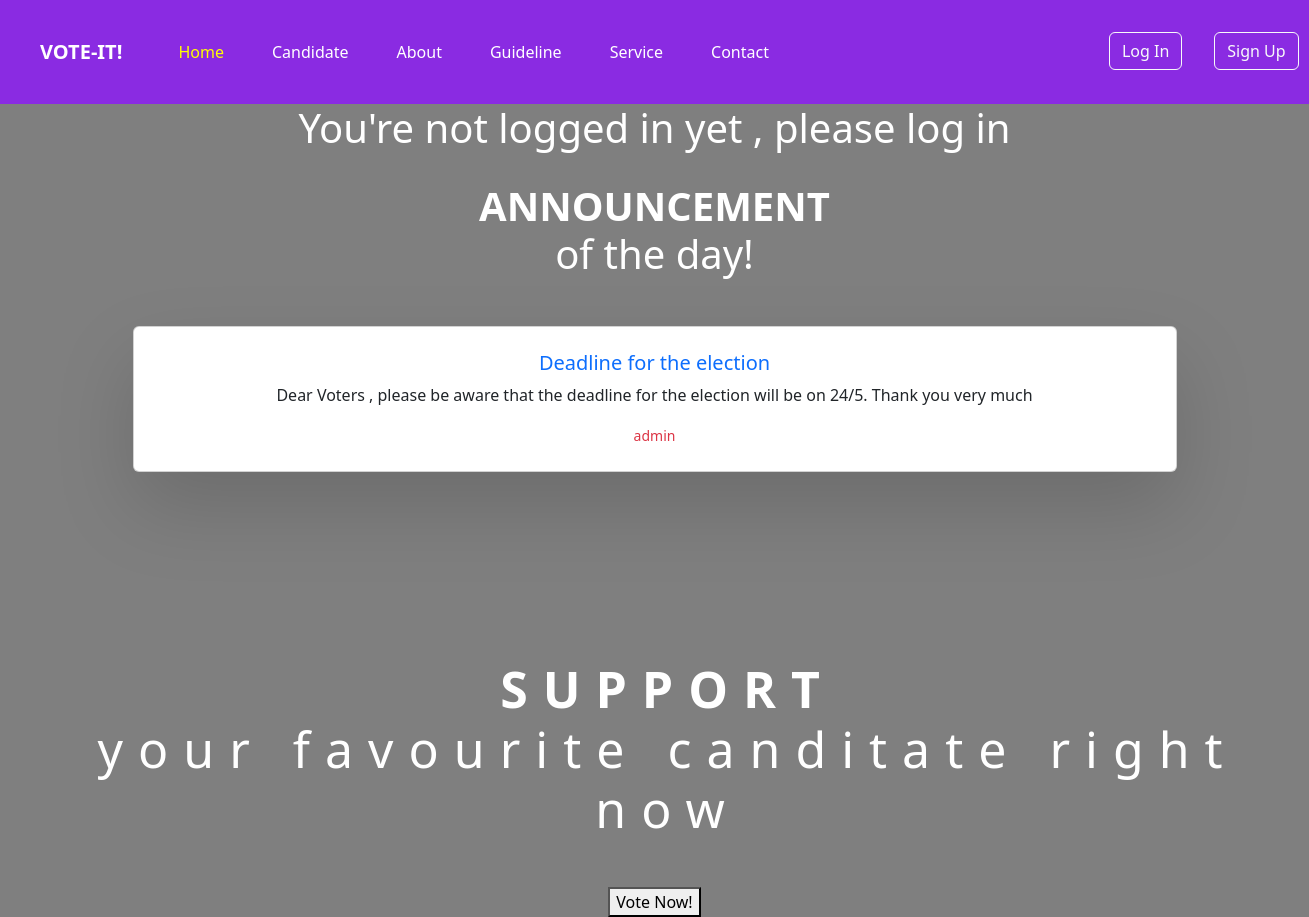
Page /home on the earlier database version.
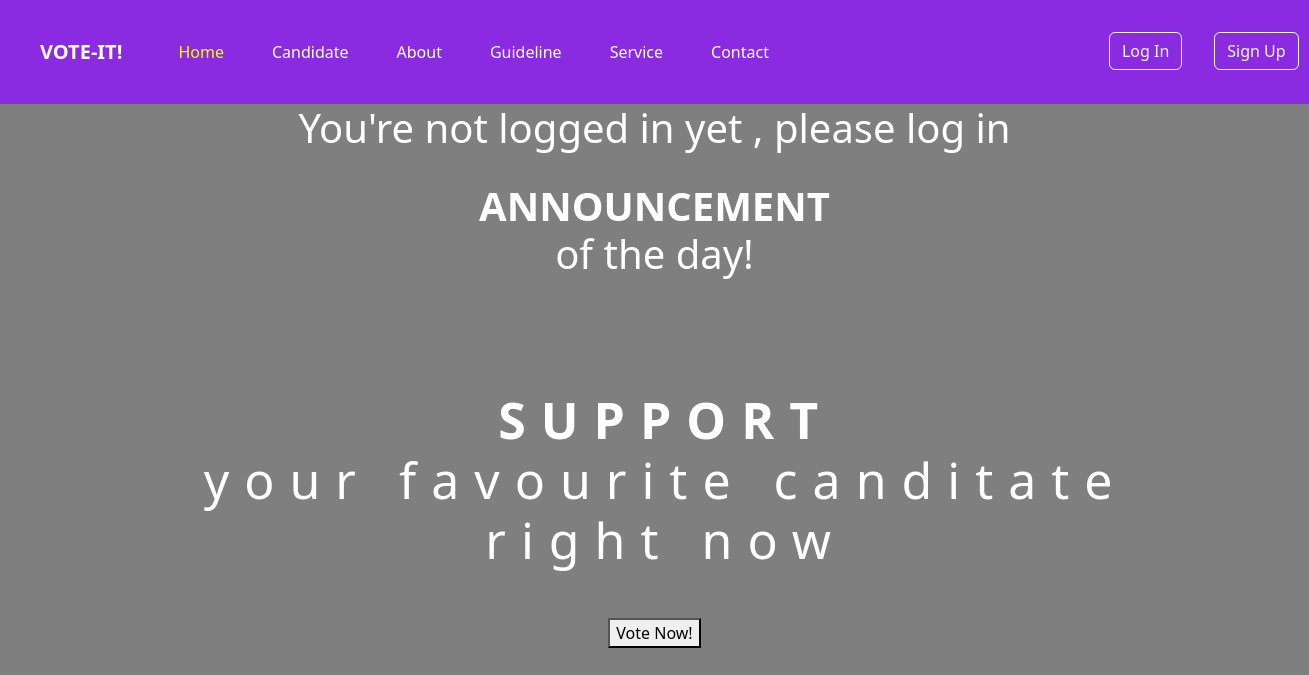
Same page on the later database version.
### application/models.py (models this page shows, shortened)
class Announcement(db.Model , UserMixin):
       id = db.Column(db.Integer , primary_key = True)
       titles = db.Column(db.String(500) , unique = True , nullable = False)
       createdAt = db.Column(db.DateTime(timezone=True) , server_default=func.now())
       description = db.Column(db.Text, nullable = False)
       user_id = db.Column(db.Integer , db.ForeignKey('user.id') , nullable = False)

### application/routes.py (the view)
@app.route('/')
@app.route('/home')
def home():
    announcements = Announcement.query.all()
    return render_template('home.html' , announcements = announcements )

### application/templates/home.html (shortened to what this page needs)
<!DOCTYPE html>
<html lang="en">
<head>
    <link rel="stylesheet" href="../static/styles.css" >
    <link href="https://cdn.jsdelivr.net/npm/bootstrap@5.2.3/dist/css/bootstrap.min.css" rel="stylesheet">
</head>
<body class="home-pageWallpaper">
    <nav id="navbarBackground" class="navbar navbar-expand-lg ">
        <div class="container-fluid p-4">
          <a id="title" class="navbar-brand px-3" href="#">VOTE-IT!</a>
            <div class="collapse navbar-collapse "  id="navbarSupportedContent">
                <ul  class="navbar-nav me-auto mb-2 mb-lg-0 ">
                    <li id="navSections" class="nav-item px-3">
                        <a style="color: yellow;" id="Navlink" class="nav-link active" href="{{url_for('home')}}">Home</a>
                      </li>
                      <li id="navSections" class="nav-item px-3">
                        <a  id="Navlink" class="nav-link" href="{{url_for('candidates')}}">Candidate</a>
                      </li>
                      <li id="navSections" class="nav-item px-3">
                        <a  id="Navlink" class="nav-link" href="{{url_for('about')}}">About</a>
                      </li>
                      <li id="navSections" class="nav-item px-3 ">
                        <a  id="Navlink" class="nav-link" href="{{url_for('guidelines')}}" role="button" >
                          Guideline
                        </a>
                      </li>
                       <li id="navSections" class="nav-item px-3">
                        <a id="Navlink" class="nav-link" href="{{url_for('service')}}">Service</a>
                      </li>
                      <li id="navSections" class="nav-item px-3">
                        <a  id="Navlink" class="nav-link" href="{{url_for('contact')}}">Contact</a>
                      </li>
                      {% if current_user.is_authenticated %}
                      <li id="navSections" class="nav-item px-3">
                         <button id="CurrentUserProfile" type="button" class="btn btn-primary" data-bs-toggle="modal" data-bs-target="#exampleModal">
                          {{ current_user.username }}
                         </button>
                  <div class="modal fade" id="exampleModal" tabindex="-1" aria-labelledby="exampleModalLabel" aria-hidden="true">
                   <div class="modal-dialog">
                     <div class="modal-content">
                       <div class="modal-header">
                          <h1 class="modal-title fs-5" id="exampleModalLabel">User Profile</h1>
                            <button type="button" class="btn-close" data-bs-dismiss="modal" aria-label="Close"></button>
                               </div>
                                  <div class="modal-body">
                                     <p>Username :   {{ current_user.username }}</p>
                                     <p> Email : {{ current_user.email }}</p>
                                     <p>Role : <a class="text-success" style="text-decoration: none;">Student</a> </p>
                                  </div>
                                  <div class="modal-footer">
                                       <a href="{{url_for('profile')}}"><button type="button" class="btn btn-secondary" data-bs-dismiss="modal">View Profile</button></a>
                                      <a href="{{url_for('logout')}}"> <button type="button" class="btn btn-primary">Logout</button></a>
                                  </div>
                             </div>
                          </div>
                      </div>
                      </li>
                      {% else %}
                      <li id="navSections" class="nav-item px-3">
                          <a href="{{url_for('login')}}"><button class="btn btn-outline-light" style="position: relative; left: 300px; ">Log In</button></a>
                      </li>
                      <li id="navSections" class="nav-item px-3">
                          <a href="{{url_for('register')}}"><button class="btn btn-outline-light" style="position: relative; left: 300px; ">Sign Up</button></a>
                      </li>
                      {% endif %}
                    </ul>
            </div>
        </div>
    </nav>
   <div class="container">
    <div class="text-center">
      {% if current_user.is_authenticated %}
        <h1 class="text-white p-4"> Hello {{ current_user.username }}</h1>
      {% else %}
        <h1 class="text-white">You're not logged in yet , please log in</h1>
      {% endif %}
        <h1 class="announcement text-white text-center"><b>ANNOUNCEMENT</b><br>of the day!</h1>
        {% for announcement in announcements %}
        <div class="container  p-5">
          <div class="row">
          <div class="card text-dark mb-2 p-2">
          <div class="card-body">
             <a style="text-decoration: none;" href=""><h5 class="card-title text-center">{{ announcement.titles }}</h5></a>
              <p class="card-text text-center">{{ announcement.description }}</p>
              <p class="card-text text-center"><small class=" text-center text-danger">admin</small></p>
          </div>
          </div>
        </div>
      </div>
        </div>
      {% endfor %}
    </div>
    <div>
        <h1 class="vote text-white text-center mb-5"><b>SUPPORT</b><br>your favourite canditate right now</h1>
        <div class="text-center">
        <a href="{{url_for('candidates')}}"><button >Vote Now!</button></a>
      </div>
    </div>
</div>
</body>
</html>

### application/static/styles.css (style rules this page uses)
#title { font-weight: 700; color: white; }
#navbarBackground { background-color: blueviolet; }
#Navlink { color: white; transition: 0.7s; }
.home-pageWallpaper { background: linear-gradient(to top, rgba(0,0,0,0.5)50%,rgba(0,0,0,0.5)50%), url(https://www.mmu.edu.my/wp-content/uploads/2022/12/1280_720_2.jpeg); background-size: cover; }
.announcement { padding-top: 2%; height: auto; margin: auto; text-align: center; }
.vote { font-size: 50px; padding-left: 2%; margin-top: 10%; letter-spacing: 15px; }

Differences in the rows shown:
removed Announcement: titles "Deadline for the election", description "Dear Voters , please be aware that the deadline for the election will be on 24/5. Thank you very much"
